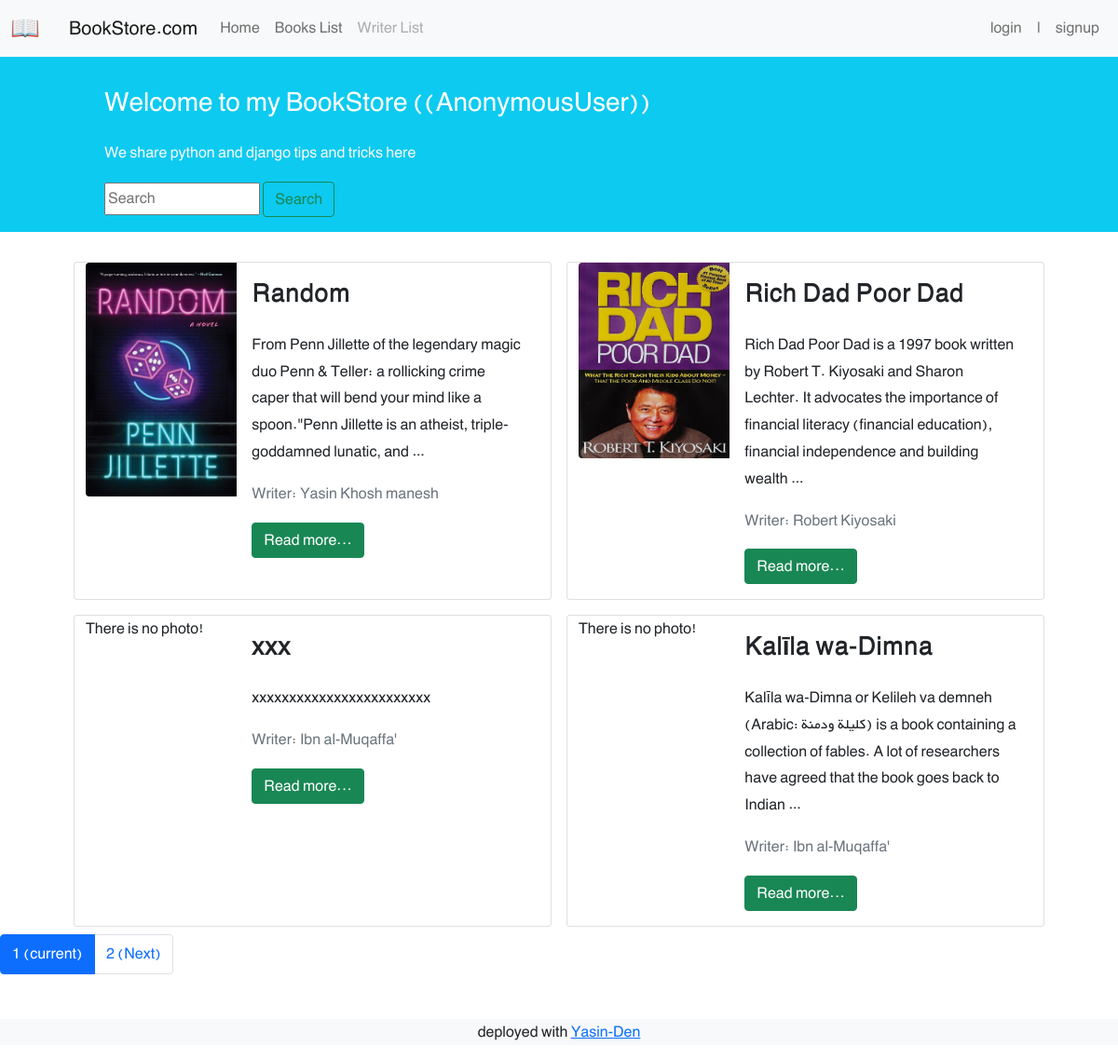
/books/book-list/, run on the app's committed database.
### books/models.py (models this page shows, shortened)
class Book(models.Model):
    title = models.CharField(max_length=200, null=False, blank=False)
    content = models.TextField(null=True, blank=True)
    price = models.DecimalField(max_digits=6, decimal_places=2, null=True, blank=False)
    datetime_created = models.DateTimeField(auto_now_add=True)
    datetime_edited = models.DateTimeField(auto_now=True)
    STATUS_CHOICES = (('ava', 'Available'), ('una', 'Unavailable'))
    status = models.CharField(choices=STATUS_CHOICES, max_length=3)
    author = models.ForeignKey('Writer', on_delete=models.CASCADE)
    user_author = models.ForeignKey(get_user_model(), on_delete=models.CASCADE)
    cover = models.ImageField(upload_to='covers/', blank=True)

class Writer(models.Model):
    name = models.CharField(max_length=200, null=False, blank=False)
    content = models.TextField(null=True, blank=True)
    user_author = models.ForeignKey(get_user_model(), on_delete=models.CASCADE)
    datetime_created = models.DateTimeField(auto_now_add=True)
    datetime_edited = models.DateTimeField(auto_now=True)

### books/views.py (the view)
# urls.py: path('book-list/', views.BookListView.as_view(), name='book_list_url'),
class BookListView(generic.ListView):
    model = Book
    paginate_by = 4
    template_name = 'books/book_list.html'
    context_object_name = 'books'

### books/templates/books/book_list.html (shortened to what this page needs)
{% extends '_base.html' %}
{% block content %}
    <div class="container mt-4">
        <div class="row flex-row-reverse justify-content-md-center">
            {% for book in books %}
                <div class="card m-2" style="max-width: 45%">
                    <div class="row g-0 h-100" dir="ltr">
                        <div class="col-md-4">
                            {% if book.cover %}
                                <img src="{{ book.cover.url }}"
                                     class="img-fluid rounded-start" alt="...">
                            {% else %}
                                <p>There is no photo!</p>
                            {% endif %}
                        </div>
                        <div class="col-md-8 h-100">
                            <div class="d-flex flex-column justify-content-between h-100">
                                <div class="card-body">
                                    <h3 class="card-title"><strong>{{ book.title }}</strong></h3>
                                    <p class="card-text pt-3">
                                        {{ book.content | truncatewords:30 }}
                                    </p>
                                    <p class="text-muted">Writer: {{ book.author.name }}</p>
                                    <a class="btn btn-success my-2 my-sm-0 mt-3"
                                       href="{% url 'book_detail_url' book.pk book.title %}">Read more...</a>
                                </div>
                            </div>
                        </div>
                    </div>
                </div>
            {% endfor %}
        </div>
    </div>
    <nav aria-label="...">
        <ul class="pagination">
            <li class="page-item active">
                <span class="page-link">
                {{ page_obj.number }}
                <span class="sr-only">(current)</span>
                </span>
            </li>
            {% if page_obj.has_next %}
                <li class="page-item"><a class="page-link" href="?page={{ page_obj.next_page_number }}">{{ page_obj.next_page_number }} (Next)</a></li>
            {% endif %}
        </ul>
    </nav>
{% endblock content %}

### templates/_base.html (shortened to what this page needs)
{% load static %}
<!doctype html>
<html lang="en">
<head>
    <link href="https://cdn.jsdelivr.net/npm/bootstrap@5.1.3/dist/css/bootstrap.min.css" rel="stylesheet"
>
    <link rel="stylesheet" href="{% static 'css/style.css' %}">
</head>
<body>
<nav class="navbar navbar-expand-lg navbar-light bg-light" dir="auto">
    <div class="container-fluid">
        <a class="navbar-brand" href="{% url 'home_url' %}">
            <img src="{% static 'icons/book.png' %}" alt="" height="30"
                 class="d-inline-block align-text-top">
        </a>
        <a class="navbar-brand mx-3" href="{% url 'home_url' %}"> BookStore.com </a>
        <div class="collapse navbar-collapse" id="navbarNavAltMarkup">
            <div class="navbar-nav">
                <a class="nav-link" aria-current="page" href="{% url 'home_url' %}"> Home </a>
                <a class="nav-link" href="{% url 'book_list_url' %}">Books List</a>
                {% if user.is_authenticated %}
                    <a class="nav-link" href="{% url 'writer_list_url' %}">Writer List</a>
                {% else %}
                    <a class="nav-link disabled" href="{% url 'writer_list_url' %}">Writer List</a>
                {% endif %}
            </div>
        </div>
        <div>
            <ul class="navbar-nav mr-auto mt-2 mt-lg-0">
                {% if user.is_authenticated %}
                    <li class="nav-item active">
                        <a class="nav-link" href="{% url 'logout' %}">Welcome {{ user.username }} | logout</a>
                    </li>
                {% else %}
                    <li class="nav-item">
                        <a class="nav-link" href="{% url 'login' %}">login</a>
                    </li>
                    <li class="nav-item">
                        <a class="nav-link" href="{% url 'home_url' %}"> | </a>
                    </li>
                    <li class="nav-item">
                        <a class="nav-link" href="{% url 'signup_url' %}">signup</a>
                    </li>
                {% endif %}
            </ul>
        </div>
    </div>
</nav>
<div class="container-fluid bg-info">
    <div class="row py-3">
        <div class="col-md-8 col-md-10 mx-auto">
            <h3 class="my-4 mt-3 text-white">
                Welcome to my BookStore
                (({{ user }}))
            </h3>
            <p class="text-light">We share python and django tips and tricks here</p>
            <form class="form-inline my-2 my-lg-0">
                <input class="mr-sm-2" type="search" placeholder="Search" aria-label="Search">
                <button class="btn btn-outline-success my-2 my-sm-0 mt-3" type="submit">Search</button>
            </form>
        </div>
    </div>
</div>
{% block content %}
{% endblock content %}
<footer class="bg-light text-center text-lg-start mt-5">
    <div class="text-center bg-grey">
        <p>
            deployed with <a href="{% url 'home_url' %}"> Yasin-Den </a>
        </p>
    </div>
</footer>
</body>
</html>

### static/css/style.css (style rules this page uses)
* { font-family: 'BYekan', sans-serif; line-height: 1.8rem; }

### data on the page
Book: cover (picture), title "Rich Dad Poor Dad", content "Rich Dad Poor Dad is a 1997 book written by Robert T. Kiyosaki and Sharon Lechter. It advocates the importance of financial literacy (financial education), financial independence and building wealth …", author.name "Robert Kiyosaki"
Book: cover (picture), title "Random", content "From Penn Jillette of the legendary magic duo Penn & Teller: a rollicking crime caper that will bend your mind like a spoon.\"Penn Jillette is an atheist, triple-goddamned lunatic, and …", author.name "Yasin Khosh manesh"
Book: cover "There is no photo!", title "Kalīla wa-Dimna", content "Kalīla wa-Dimna or Kelileh va demneh (Arabic: كليلة ودمنة) is a book containing a collection of fables. A lot of researchers have agreed that the book goes back to Indian …", author.name "Ibn al-Muqaffa'"
Book: cover "There is no photo!", title "xxx", content "xxxxxxxxxxxxxxxxxxxxxxxx", author.name "Ibn al-Muqaffa'"

### other printed values
{{ user }} "AnonymousUser"
{{ page_obj.number }} "1"
{{ page_obj.next_page_number }} "2"
